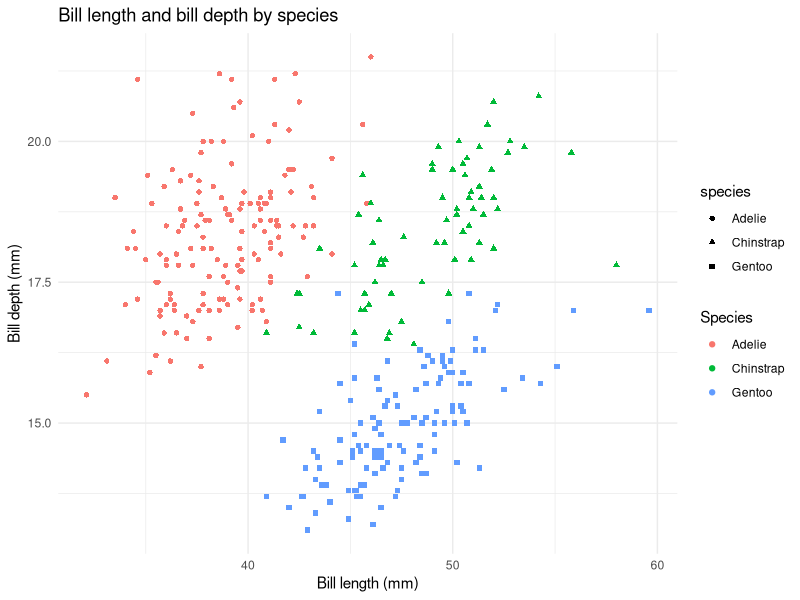
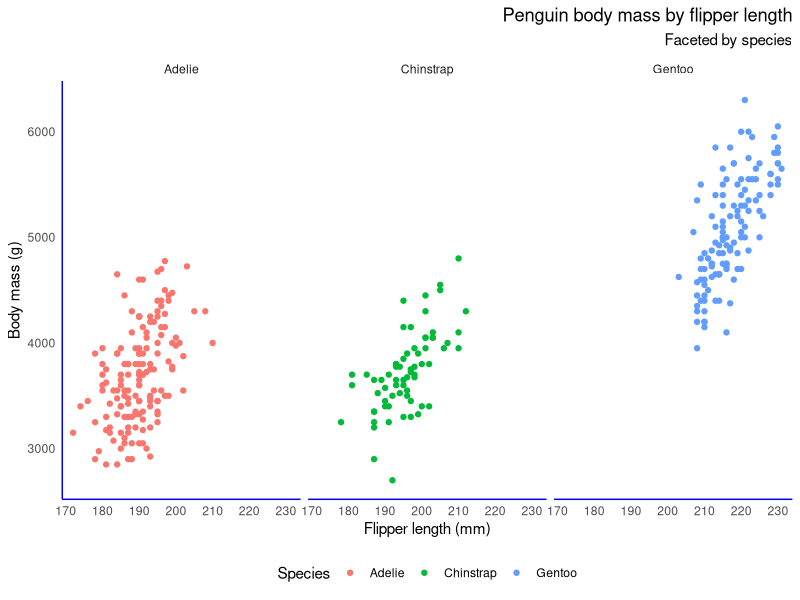
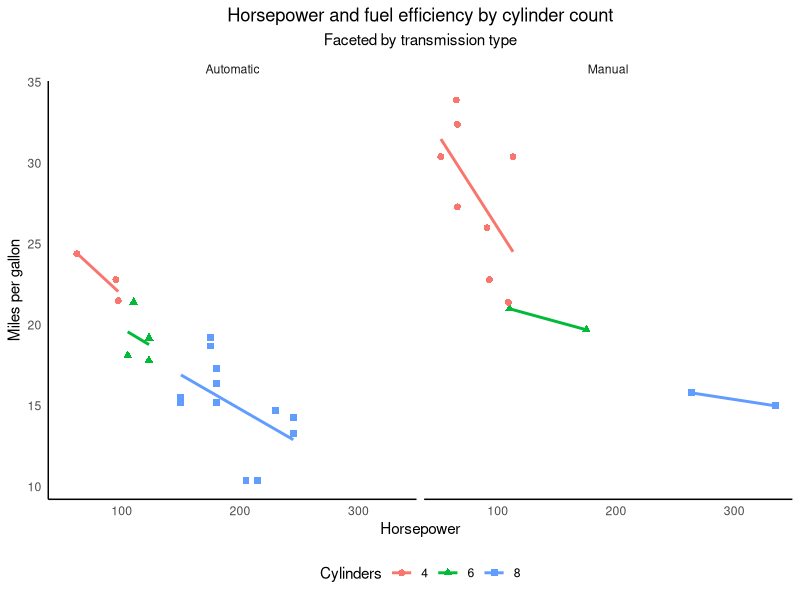

Here is the R script that generated these plots, in order:
## ---- chunk 1
library(tidyverse)
library(palmerpenguins)
## ---- chunk 2
#| echo: true
#| eval: true
ggplot(
  data = penguins,
  mapping = aes(x = bill_length_mm, y = bill_depth_mm, color = species, shape = species)
) +
  geom_point() +
  labs(
    title = "Bill length and bill depth by species",
    x = "Bill length (mm)",
    y = "Bill depth (mm)",
    color = "Species"
  ) +
  theme_minimal()
## ---- chunk 3
#| echo: true
#| eval: true
my.theme <- theme_minimal() +
  theme(
    plot.title = element_text(hjust = 1),
    plot.subtitle = element_text(hjust = 1),
    legend.position = "bottom",
    panel.grid.major = element_blank(),
    panel.grid.minor = element_blank(),
    axis.line = element_line(color = "blue")
  )

ggplot(
  data = penguins,
  mapping = aes(x = flipper_length_mm, y = body_mass_g, color = species)
) +
  geom_point() +
  facet_wrap(~ species) +
  labs(
    title = "Penguin body mass by flipper length",
    subtitle = "Faceted by species",
    x = "Flipper length (mm)",
    y = "Body mass (g)",
    color = "Species"
  ) +
  my.theme
## ---- chunk 4
#| echo: true
#| eval: true
my.theme <- theme_minimal() +
  theme(
    plot.title = element_text(hjust = 0.5),
    plot.subtitle = element_text(hjust = 0.5),
    legend.position = "bottom",
    panel.grid.major = element_blank(),
    panel.grid.minor = element_blank(),
    axis.line = element_line(color = "black")
  )

ggplot(
  data = mtcars,
  mapping = aes(x = hp, y = mpg, color = factor(cyl), shape = factor(cyl))
) +
  geom_point(size = 2) +
  geom_smooth(method = "lm", se = FALSE) +
  facet_wrap(
    ~ am,
    labeller = labeller(am = c("0" = "Automatic", "1" = "Manual"))
  ) +
  labs(
    title = "Horsepower and fuel efficiency by cylinder count",
    subtitle = "Faceted by transmission type",
    x = "Horsepower",
    y = "Miles per gallon",
    color = "Cylinders",
    shape = "Cylinders"
  ) +
  my.theme
